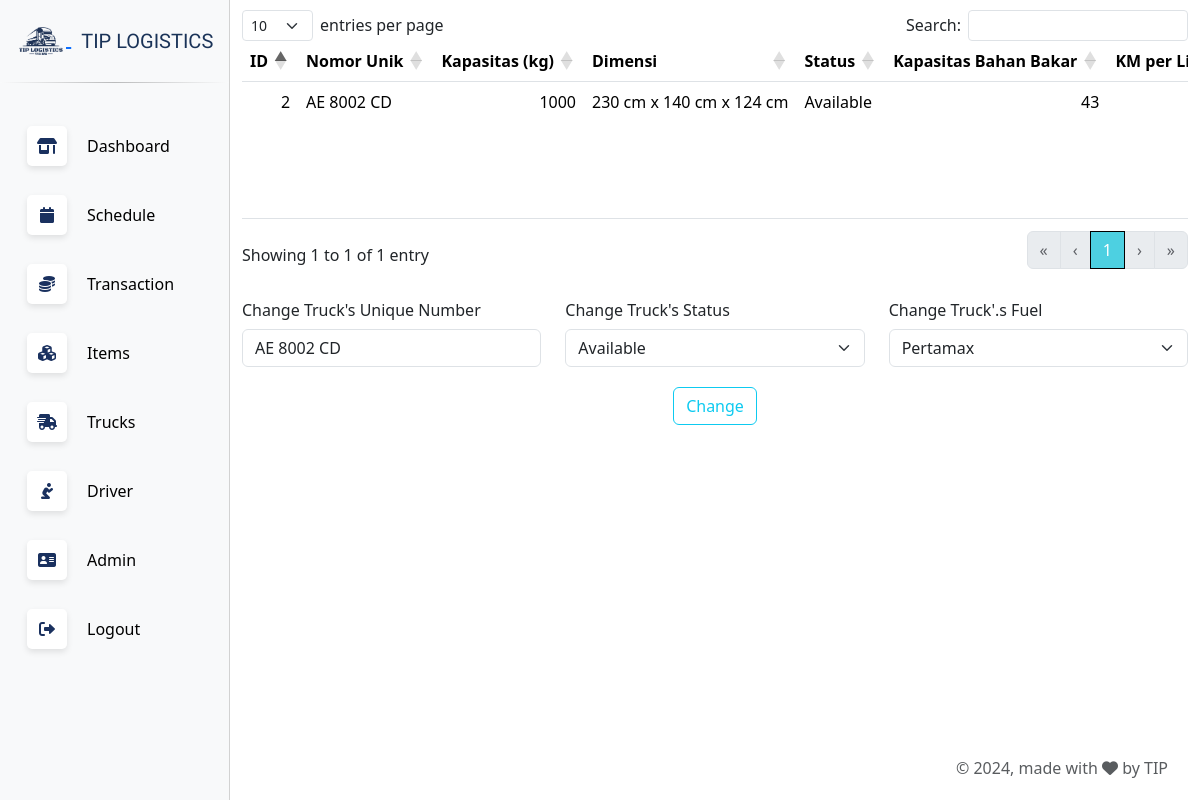
The app's page /edit_status.php?id=2 (signed in), older data.
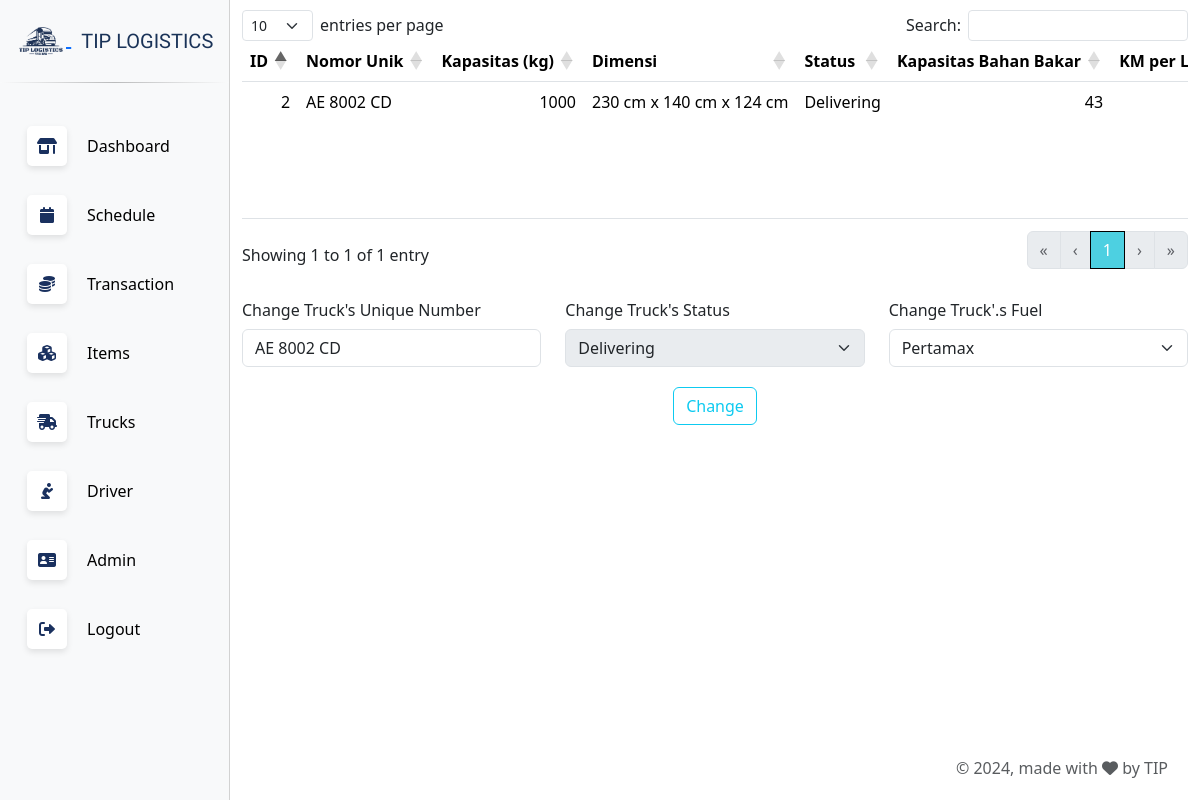
The same page, newer data.
### tables this page shows
CREATE TABLE `truck` (
  `id` int(11) NOT NULL,
  `unique_number` varchar(11) DEFAULT NULL,
  `total_distance` float NOT NULL,
  `capacity_kg` int(11) NOT NULL,
  `panjang` float NOT NULL,
  `lebar` float NOT NULL,
  `tinggi` float NOT NULL,
  `truck_status` tinyint(1) NOT NULL,
  `fuel_capacity` int(11) NOT NULL,
  `fuel_now` float NOT NULL,
  `km_per_liter` float NOT NULL,
  `id_fuel` int(11) NOT NULL,
  `id_location` int(11) NOT NULL
);

### edit_status.php (the view, shortened to what the changed rows need)
<?php
require "connect.php";
if (isset($_GET['id'])) {
    $id = $_GET['id'];
}
?>
<!DOCTYPE html>
<html lang="en">
<head>
    <?php include('head.php'); ?>
</head>
<body>
    <div class="main-content">
      <div class="container">
        <table class="table table-hover fixed-size-table table-generate" id="table-truck">
          <thead>
            <tr>
                <th>ID</th>
                <th>Nomor Unik</th>
                <th>Kapasitas (kg)</th>
                <th>Dimensi</th>
                <th>Status</th>
                <th>Kapasitas Bahan Bakar</th>
                <th>KM per Liter</th>
            </tr>
          </thead>
          <tbody>
          <?php
            $query = "SELECT truck.*, fuel.fuel_type, fuel.cost_per_liter, location.alamat, location.kota_kabupaten, location.kecamatan, location.kelurahan_desa, location.kode_pos, location.latitude, location.longitude
                      FROM truck
                      LEFT JOIN fuel ON truck.id_fuel = fuel.id
                      LEFT JOIN location ON truck.id_location = location.id
                      WHERE truck.id = ".$id.";";
            $result = mysqli_query($con, $query);
            while ($row = mysqli_fetch_assoc($result)) {
                $status_lama = $row['truck_status'];
                $stat = "";
                if ($status_lama == 1){
                    $stat = "Available";
                }else if ($status_lama == 2){
                    $stat = "Maintenance";
                }else if ($status_lama == 3){
                    $stat = "Delivering";
                }else{
                    $stat = "Unavailable";
                }
                echo "<tr>";
                echo "<td>{$row['id']}</td>";
                echo "<td>{$row['unique_number']}</td>";
                echo "<td>{$row['capacity_kg']}</td>";
                echo "<td>" . $row['panjang'] . " cm x " . $row['lebar'] . " cm x " . $row['tinggi'] . " cm</td>";
                echo "<td>".$stat."</td>";
                echo "<td>{$row['fuel_capacity']}</td>";
                echo "<td>{$row['km_per_liter']}</td>";
                echo "</tr>";
                $unique_number = $row['unique_number'];
                if ($row['capacity_kg'] == 1000){
                    $type = 'CDD';
                } else {
                    $type = 'CDE';
                }
            }
            ?>
          </tbody>
        </table>
        <div class="row g-3" style="padding-top: 20px;">
            <form action="edit_status.php" method="POST">
                <div class="row">
                    <div class="col-md-4">
                        <label for="unique_number" class="col-form-label">Change Truck's Unique Number</label>
                        <input name="unique_number" class="form-control" value="<?php echo $unique_number; ?>"/>
                    </div>
                    <?php
                        if ($status_lama != 3){
                            echo "<div class='col-md-4'>
                            <label for='status' class='col-form-label'>Change Truck's Status</label>
                            <select class='form-select' name='status'>
                                <option value='1' ";
                            if ($status_lama == 1) {
                                echo 'selected';
                            }
                            echo " ?>Available</option>
                                <option value='2' ";
                            if ($status_lama == 2) {
                                echo 'selected';
                            }
                            echo " ?>Maintenance</option>
                               <option value='0' ";
                            if ($status_lama == 0) {
                                echo 'selected';
                            }
                            echo " ?>Unavailable</option>
                                </select>
                            </div>";
                        } else{
                            echo "<div class='col-md-4'>
                            <label for='status' class='col-form-label'>Change Truck's Status</label>
                                <select class='form-select' name='status' disabled>
                                    <option value='3' selected>Delivering</option>
                                </select>
                            </div>";
                        }
                    ?>
                    <?php
                     if ($type == 'CDD'){
                        echo '<div class="col-md-4">
                        <label for="fuel" class="col-form-label">Change Truck'."'".'.s Fuel</label>
                        <select class="form-select" name="fuel">';
                     }
                     echo '</select>
                     </div>
                 </div>';
                    ?>
            </form>
        </div>
      </div>
    </div>
</body>
</html>

Row changes from the older to the newer data that the page shows:
changed truck "AE 8002 CD": truck_status "Available" → "Delivering"; status "Available" → (not shown)
Text that changed along with them:
form field status: (not shown) → "Delivering"
